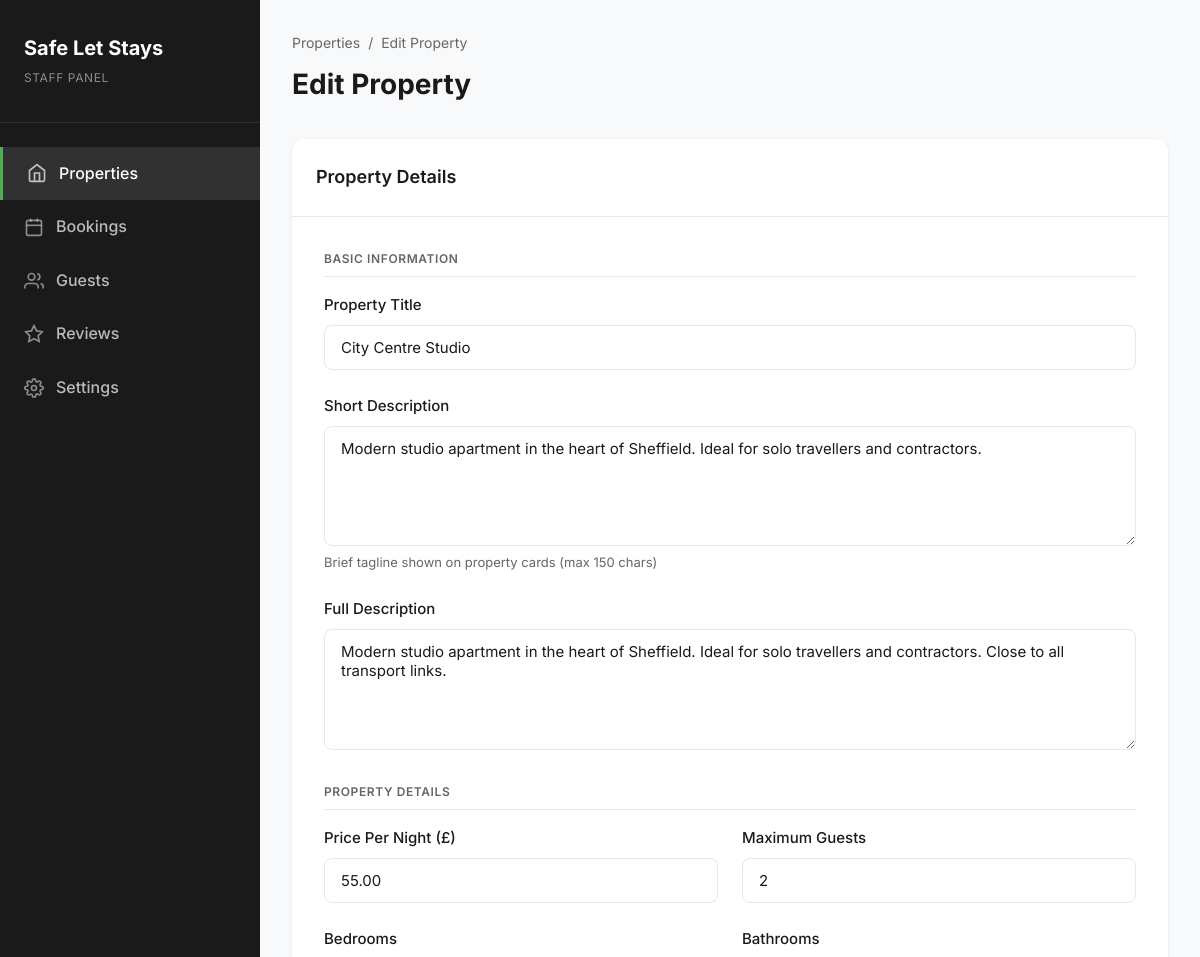
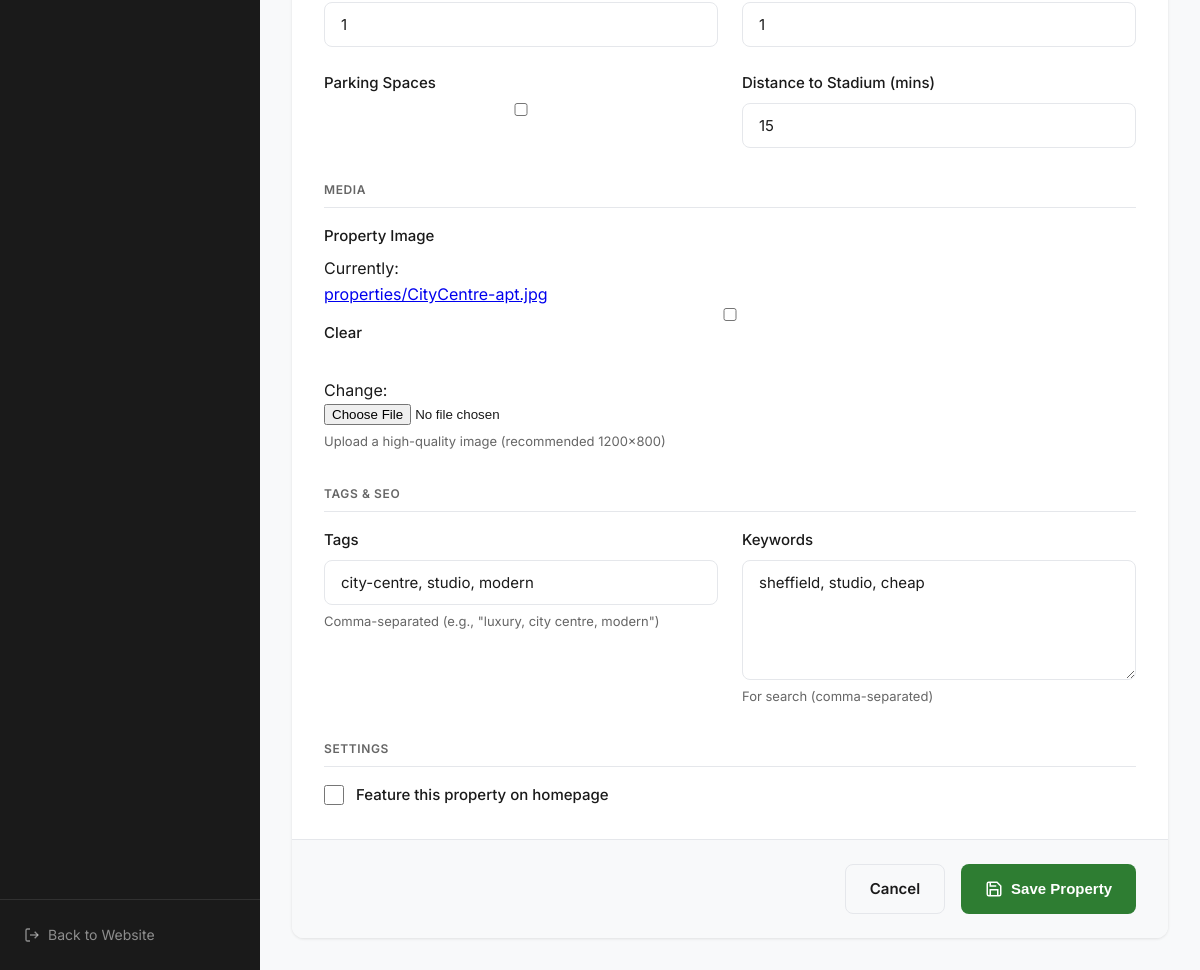
Page /staff/edit/2/ on the committed database (2 pictures, top to bottom).
### yourapp/models.py (models this page shows, shortened)
class Property(models.Model):
    title = models.CharField(max_length=200)
    slug = models.SlugField(unique=True, blank=True)
    short_description = models.TextField(help_text="Displayed on cards")
    description = models.TextField(help_text="Full description for the property page")
    image = models.ImageField(upload_to='properties/', blank=True, null=True)
    price_from = models.DecimalField(max_digits=10, decimal_places=2)
    beds = models.IntegerField()
    baths = models.IntegerField()
    capacity = models.IntegerField(help_text="Maximum number of guests")
    parking = models.BooleanField(default=False)
    distance_to_stadium_mins = models.IntegerField(help_text="Minutes to stadium", default=0)
    tags = models.CharField(max_length=500, blank=True, help_text="Comma separated tags")
    keywords = models.TextField(blank=True, help_text="Keywords for search optimization")
    is_featured = models.BooleanField(default=False)
    created_at = models.DateTimeField(auto_now_add=True)
    updated_at = models.DateTimeField(auto_now=True)
    class Meta:
        verbose_name_plural = "Properties"

### yourapp/views.py (the view)
# urls.py: path('staff/edit/<int:pk>/', views.edit_property_view, name='edit_property'),
def edit_property_view(request, pk):
    property_obj = get_object_or_404(Property, pk=pk)
    if request.method == 'POST':
        form = PropertyForm(request.POST, request.FILES, instance=property_obj)
        if form.is_valid():
            form.save()
            return redirect('staff_panel')
    else:
        form = PropertyForm(instance=property_obj)
    return render(request, 'staff/property_form.html', {'form': form, 'title': 'Edit Property'})

### yourapp/forms.py
class PropertyForm(forms.ModelForm):
    class Meta:
        model = Property
        fields = [
            'title', 'short_description', 'description', 'image',
            'price_from', 'beds', 'baths', 'capacity', 'parking',
            'distance_to_stadium_mins', 'tags', 'keywords', 'is_featured'
        ]
        widgets = {
            'title': forms.TextInput(attrs={'class': 'form-control'}),
            'short_description': forms.Textarea(attrs={'class': 'form-control', 'rows': 3}),
            'description': forms.Textarea(attrs={'class': 'form-control', 'rows': 5}),
            'price_from': forms.NumberInput(attrs={'class': 'form-control'}),
            'beds': forms.NumberInput(attrs={'class': 'form-control'}),
            'baths': forms.NumberInput(attrs={'class': 'form-control'}),
            'capacity': forms.NumberInput(attrs={'class': 'form-control'}),
            'distance_to_stadium_mins': forms.NumberInput(attrs={'class': 'form-control'}),
            'tags': forms.TextInput(attrs={'class': 'form-control', 'placeholder': 'e.g. wifi, city-centre, luxury'}),
            'keywords': forms.Textarea(attrs={'class': 'form-control', 'rows': 2}),
        }

### templates/staff/property_form.html (shortened to what this page needs)
{% load static %}
<!DOCTYPE html>
<html lang="en">
<head>
</head>
<body>
    <aside class="sidebar">
        <div class="sidebar__logo">
            <h2>Safe Let Stays</h2>
            <span>Staff Panel</span>
        </div>
        <ul class="sidebar__nav">
            <li>
                <a href="{% url 'staff_panel' %}" class="active">
                    <svg viewBox="0 0 24 24" fill="none" stroke="currentColor" stroke-width="2"><path d="M3 9l9-7 9 7v11a2 2 0 0 1-2 2H5a2 2 0 0 1-2-2z"/><polyline points="9 22 9 12 15 12 15 22"/></svg>
                    <span>Properties</span>
                </a>
            </li>
            <li>
                <a href="#">
                    <svg viewBox="0 0 24 24" fill="none" stroke="currentColor" stroke-width="2"><rect x="3" y="4" width="18" height="18" rx="2" ry="2"/><line x1="16" y1="2" x2="16" y2="6"/><line x1="8" y1="2" x2="8" y2="6"/><line x1="3" y1="10" x2="21" y2="10"/></svg>
                    <span>Bookings</span>
                </a>
            </li>
            <li>
                <a href="#">
                    <svg viewBox="0 0 24 24" fill="none" stroke="currentColor" stroke-width="2"><path d="M17 21v-2a4 4 0 0 0-4-4H5a4 4 0 0 0-4 4v2"/><circle cx="9" cy="7" r="4"/><path d="M23 21v-2a4 4 0 0 0-3-3.87"/><path d="M16 3.13a4 4 0 0 1 0 7.75"/></svg>
                    <span>Guests</span>
                </a>
            </li>
            <li>
                <a href="#">
                    <svg viewBox="0 0 24 24" fill="none" stroke="currentColor" stroke-width="2"><polygon points="12 2 15.09 8.26 22 9.27 17 14.14 18.18 21.02 12 17.77 5.82 21.02 7 14.14 2 9.27 8.91 8.26 12 2"/></svg>
                    <span>Reviews</span>
                </a>
            </li>
            <li>
                <a href="#">
                    <span>Settings</span>
                </a>
            </li>
        </ul>
        <div class="sidebar__footer">
            <a href="/">
                <svg width="16" height="16" viewBox="0 0 24 24" fill="none" stroke="currentColor" stroke-width="2"><path d="M9 21H5a2 2 0 0 1-2-2V5a2 2 0 0 1 2-2h4"/><polyline points="16 17 21 12 16 7"/><line x1="21" y1="12" x2="9" y2="12"/></svg>
                <span>Back to Website</span>
            </a>
        </div>
    </aside>
    <main class="main-content">
        <div class="page-header">
            <div>
                <div class="breadcrumb">
                    <a href="{% url 'staff_panel' %}">Properties</a>
                    <span>/</span>
                    <span>{{ title }}</span>
                </div>
                <h1>{{ title }}</h1>
            </div>
        </div>
        <div class="form-card">
            <div class="form-card__header">
                <h2>Property Details</h2>
            </div>
            <form method="post" enctype="multipart/form-data">
                <div class="form-card__body">
                    <div class="form-section">
                        <div class="form-section__title">Basic Information</div>
                        <div class="form-grid">
                            <div class="form-group form-grid--full">
                                <label for="{{ form.title.id_for_label }}">Property Title</label>
                                {{ form.title }}
                            </div>
                            <div class="form-group form-grid--full">
                                <label for="{{ form.short_description.id_for_label }}">Short Description</label>
                                {{ form.short_description }}
                                <div class="help-text">Brief tagline shown on property cards (max 150 chars)</div>
                            </div>
                            <div class="form-group form-grid--full">
                                <label for="{{ form.description.id_for_label }}">Full Description</label>
                                {{ form.description }}
                            </div>
                        </div>
                    </div>
                    <div class="form-section">
                        <div class="form-section__title">Property Details</div>
                        <div class="form-grid">
                            <div class="form-group">
                                <label for="{{ form.price_from.id_for_label }}">Price Per Night (£)</label>
                                {{ form.price_from }}
                            </div>
                            <div class="form-group">
                                <label for="{{ form.capacity.id_for_label }}">Maximum Guests</label>
                                {{ form.capacity }}
                            </div>
                            <div class="form-group">
                                <label for="{{ form.beds.id_for_label }}">Bedrooms</label>
                                {{ form.beds }}
                            </div>
                            <div class="form-group">
                                <label for="{{ form.baths.id_for_label }}">Bathrooms</label>
                                {{ form.baths }}
                            </div>
                            <div class="form-group">
                                <label for="{{ form.parking.id_for_label }}">Parking Spaces</label>
                                {{ form.parking }}
                            </div>
                            <div class="form-group">
                                <label for="{{ form.distance_to_stadium_mins.id_for_label }}">Distance to Stadium (mins)</label>
                                {{ form.distance_to_stadium_mins }}
                            </div>
                        </div>
                    </div>
                    <div class="form-section">
                        <div class="form-section__title">Media</div>
                        <div class="form-grid">
                            <div class="form-group form-grid--full">
                                <label for="{{ form.image.id_for_label }}">Property Image</label>
                                {{ form.image }}
                                <div class="help-text">Upload a high-quality image (recommended 1200x800)</div>
                            </div>
                        </div>
                    </div>
                    <div class="form-section">
                        <div class="form-section__title">Tags & SEO</div>
                        <div class="form-grid">
                            <div class="form-group">
                                <label for="{{ form.tags.id_for_label }}">Tags</label>
                                {{ form.tags }}
                                <div class="help-text">Comma-separated (e.g., "luxury, city centre, modern")</div>
                            </div>
                            <div class="form-group">
                                <label for="{{ form.keywords.id_for_label }}">Keywords</label>
                                {{ form.keywords }}
                                <div class="help-text">For search (comma-separated)</div>
                            </div>
                        </div>
                    </div>
                    <div class="form-section" style="margin-bottom: 0;">
                        <div class="form-section__title">Settings</div>
                        <div class="form-group form-group--checkbox">
                            {{ form.is_featured }}
                            <label for="{{ form.is_featured.id_for_label }}">Feature this property on homepage</label>
                        </div>
                    </div>
                </div>
                <div class="form-card__footer">
                    <a href="{% url 'staff_panel' %}" class="btn btn--outline">Cancel</a>
                    <button type="submit" class="btn btn--primary">
                        <svg width="18" height="18" viewBox="0 0 24 24" fill="none" stroke="currentColor" stroke-width="2"><path d="M19 21H5a2 2 0 0 1-2-2V5a2 2 0 0 1 2-2h11l5 5v11a2 2 0 0 1-2 2z"/><polyline points="17 21 17 13 7 13 7 21"/><polyline points="7 3 7 8 15 8"/></svg>
                        Save Property
                    </button>
                </div>
            </form>
        </div>
    </main>
</body>
</html>

### templates/staff/property_form.html (style rules this page uses)
:root { --primary: #2E7D32; --primary-dark: #1B5E20; --primary-light: #4CAF50; --danger: #dc3545; --text-main: #1a1a1a; --text-light: #666; --bg-light: #f8f9fa; --border: #e5e7eb; --white: #ffffff; }
* { box-sizing: border-box; margin: 0; padding: 0; }
body { font-family: 'Inter', -apple-system, BlinkMacSystemFont, sans-serif; background: var(--bg-light); color: var(--text-main); line-height: 1.6; min-height: 100vh; }
.sidebar { position: fixed; left: 0; top: 0; bottom: 0; width: 260px; background: var(--text-main); color: var(--white); padding: 2rem 0; overflow-y: auto; }
.sidebar__logo { padding: 0 1.5rem 2rem; border-bottom: 1px solid rgba(255,255,255,0.1); margin-bottom: 1.5rem; }
.sidebar__logo h2 { font-size: 1.25rem; font-weight: 700; color: var(--white); }
.sidebar__logo span { font-size: 0.75rem; color: rgba(255,255,255,0.5); text-transform: uppercase; letter-spacing: 0.05em; }
.sidebar__nav { list-style: none; }
.sidebar__nav li a { display: flex; align-items: center; gap: 0.75rem; padding: 0.875rem 1.5rem; color: rgba(255,255,255,0.7); text-decoration: none; font-weight: 500; transition: all 0.2s; }
.sidebar__nav li a:hover, .sidebar__nav li a.active { background: rgba(255,255,255,0.1); color: var(--white); }
.sidebar__nav li a.active { border-left: 3px solid var(--primary-light); }
.sidebar__nav li a svg { width: 20px; height: 20px; opacity: 0.7; }
.sidebar__footer { position: absolute; bottom: 0; left: 0; right: 0; padding: 1.5rem; border-top: 1px solid rgba(255,255,255,0.1); }
.sidebar__footer a { display: flex; align-items: center; gap: 0.5rem; color: rgba(255,255,255,0.5); text-decoration: none; font-size: 0.875rem; }
.main-content { margin-left: 260px; padding: 2rem; min-height: 100vh; }
.page-header { display: flex; justify-content: space-between; align-items: center; margin-bottom: 2rem; }
.page-header h1 { font-size: 1.75rem; font-weight: 700; color: var(--text-main); }
.breadcrumb { display: flex; align-items: center; gap: 0.5rem; margin-bottom: 0.5rem; font-size: 0.875rem; }
.breadcrumb a { color: var(--text-light); text-decoration: none; }
.breadcrumb span { color: var(--text-light); }
.btn { display: inline-flex; align-items: center; gap: 0.5rem; padding: 0.75rem 1.5rem; border-radius: 8px; font-weight: 600; font-size: 0.9375rem; text-decoration: none; cursor: pointer; border: none; transition: all 0.2s; }
.btn--primary { background: var(--primary); color: var(--white); }
.btn--outline { background: transparent; border: 1px solid var(--border); color: var(--text-main); }
.form-card { background: var(--white); border-radius: 12px; box-shadow: 0 1px 3px rgba(0,0,0,0.1); overflow: hidden; max-width: 900px; }
.form-card__header { padding: 1.5rem; border-bottom: 1px solid var(--border); }
.form-card__header h2 { font-size: 1.125rem; font-weight: 600; }
.form-card__body { padding: 2rem; }
.form-card__footer { padding: 1.5rem 2rem; background: var(--bg-light); border-top: 1px solid var(--border); display: flex; justify-content: flex-end; gap: 1rem; }
.form-grid { display: grid; grid-template-columns: repeat(2, 1fr); gap: 1.5rem; }
.form-grid--full { grid-column: 1 / -1; }
.form-group { display: flex; flex-direction: column; }
.form-group label { font-weight: 500; color: var(--text-main); margin-bottom: 0.5rem; font-size: 0.9375rem; }
.form-control { width: 100%; padding: 0.75rem 1rem; border: 1px solid var(--border); border-radius: 8px; font-family: inherit; font-size: 0.9375rem; color: var(--text-main); transition: border-color 0.2s, box-shadow 0.2s; }
textarea.form-control { min-height: 120px; resize: vertical; }
.form-group--checkbox { flex-direction: row; align-items: center; gap: 0.75rem; }
.form-group--checkbox input[type="checkbox"] { width: 20px; height: 20px; accent-color: var(--primary); cursor: pointer; }
.form-group--checkbox label { margin-bottom: 0; cursor: pointer; }
.help-text { font-size: 0.8125rem; color: var(--text-light); margin-top: 0.375rem; }
.form-section { margin-bottom: 2rem; }
.form-section__title { font-size: 0.75rem; font-weight: 600; text-transform: uppercase; letter-spacing: 0.05em; color: var(--text-light); margin-bottom: 1rem; padding-bottom: 0.5rem; border-bottom: 1px solid var(--border); }

### rows in the picture
Property: title "City Centre Studio", short_description "Modern studio apartment in the heart of Sheffield. Ideal for solo travellers and contractors.", description "Modern studio apartment in the heart of Sheffield. Ideal for solo travellers and contractors. Close to all transport links.", price_from "55.00", capacity "2", beds "1", baths "1", distance_to_stadium_mins "15", tags "city-centre, studio, modern", keywords "sheffield, studio, cheap"

### other values in the picture
{{ title }} "Edit Property"
